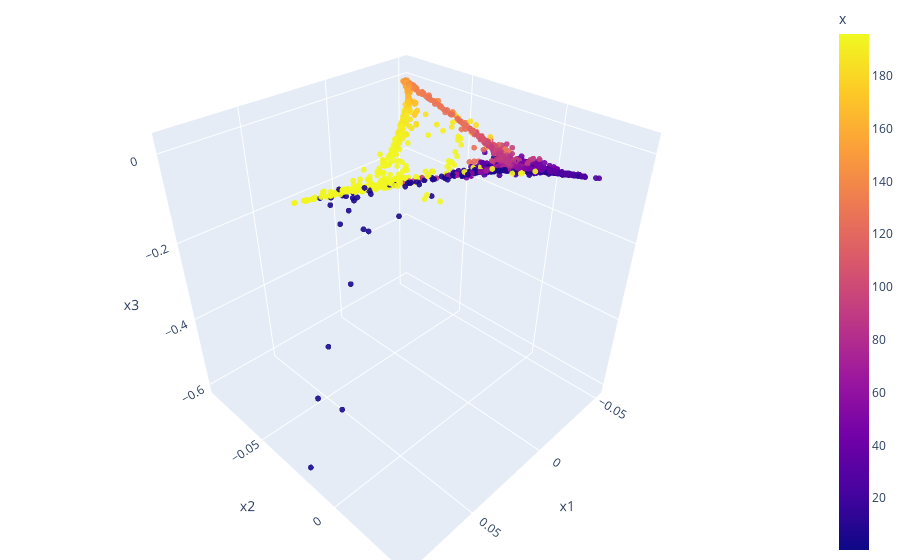

Notebook code for this chart:
### Markdown cell above
### Modified

### Code cell
lle_embedding = locally_linear_embedding(parsedData, n_neighbors = 20, n_components=3, method = 'modified')

lle_embedding = lle_embedding[0][:,0:3]

df = pd.DataFrame(lle_embedding, columns=['x1', 'x2', 'x3'])
df["x"] = data.x
df["lap"] = data.lap

fig = px.scatter_3d(df, x='x1', y='x2', z='x3', color='x', opacity=0.9, title="PCA")

fig.update_traces(marker_size=2)

# tight layout
fig.update_layout(margin=dict(l=0, r=0, b=0, t=0))
fig.show()

### Figure 1 — Plotly figure (JSON) as saved in the notebook; plotly's stock layout.template omitted (floating-point values rounded to 4 significant figures; data arrays with more than 128 entries replaced by an {"elided": "..."} marker saying what was removed)
{"data": [{"hovertemplate": "x1=%{x}<br>x2=%{y}<br>x3=%{z}<br>x=%{marker.color}<extra></extra>", "legendgroup": "", "marker": {"color": {"elided": "1851 float values"}, "coloraxis": "coloraxis", "opacity": 0.9, "size": 2, "symbol": "circle"}, "mode": "markers", "name": "", "scene": "scene", "showlegend": false, "type": "scatter3d", "x": {"elided": "1851 float values"}, "y": {"elided": "1851 float values"}, "z": {"elided": "1851 float values"}}], "layout": {"coloraxis": {"colorbar": {"title": {"text": "x"}}, "colorscale": [[0, "#0d0887"], [0.1111, "#46039f"], [0.2222, "#7201a8"], [0.3333, "#9c179e"], [0.4444, "#bd3786"], [0.5556, "#d8576b"], [0.6667, "#ed7953"], [0.7778, "#fb9f3a"], [0.8889, "#fdca26"], [1, "#f0f921"]]}, "legend": {"tracegroupgap": 0}, "margin": {"b": 0, "l": 0, "r": 0, "t": 0}, "scene": {"domain": {"x": [0, 1], "y": [0, 1]}, "xaxis": {"title": {"text": "x1"}}, "yaxis": {"title": {"text": "x2"}}, "zaxis": {"title": {"text": "x3"}}}, "title": {"text": "PCA"}}}
